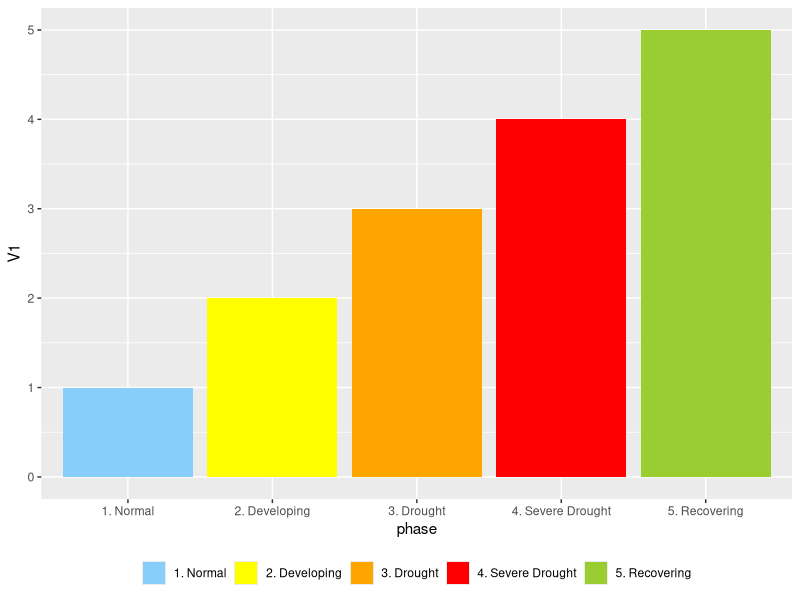

Here is the R script that generated this plot:
## ---- chunk 1
knitr::opts_chunk$set(echo = TRUE)
library(data.table) # not really needed but I like it :-)
library(ggplot2)

## ---- chunk 2
  normalCol <- "lightskyblue" # Normal
  develCol <- "yellow1" # Developing
  droughtCol <- "orange" # Drought
  sevDroughtCol <- "red" # Severe Drought
  recoveringCol <- "yellowgreen" # Recovering
## ---- chunk 3
droughtPhaseDT <- as.data.table(rep(1:5))

droughtPhaseDT <- droughtPhaseDT[, phase := ifelse(V1 == 1,
                                                   "1. Normal",
                                                   NA)]
droughtPhaseDT <- droughtPhaseDT[, phase := ifelse(V1 == 2,
                                                   "2. Developing",
                                                   phase)]
droughtPhaseDT <- droughtPhaseDT[, phase := ifelse(V1 == 3,
                                                   "3. Drought",
                                                   phase)]
droughtPhaseDT <- droughtPhaseDT[, phase := ifelse(V1 == 4,
                                                   "4. Severe Drought",
                                                   phase)]
droughtPhaseDT <- droughtPhaseDT[, phase := ifelse(V1 == 5,
                                                   "5. Recovering",
                                                   phase)]

ggplot(droughtPhaseDT, aes(x = phase, y = V1, fill = phase)) +
  geom_col() +
  theme(legend.title = element_blank()) +
  theme(legend.position = "bottom") +
  scale_fill_manual(values = c(normalCol, develCol, droughtCol, sevDroughtCol, recoveringCol)
                    )
